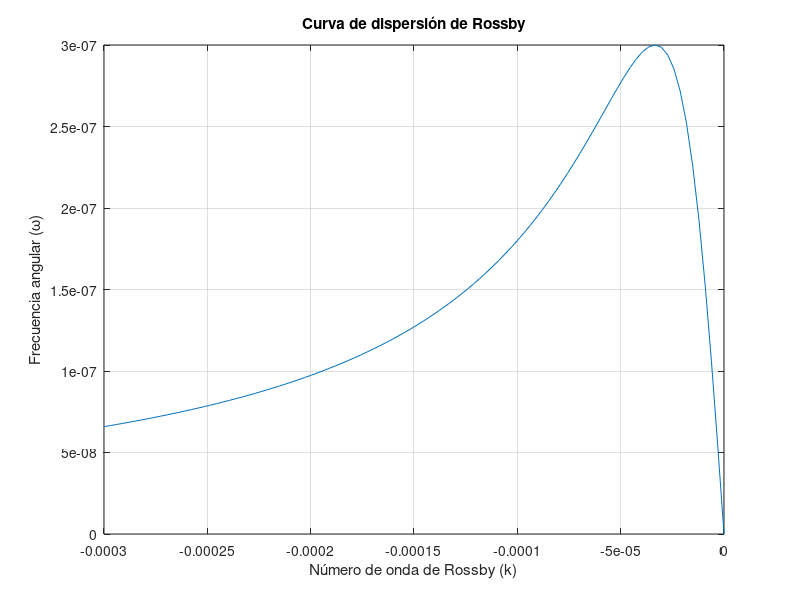
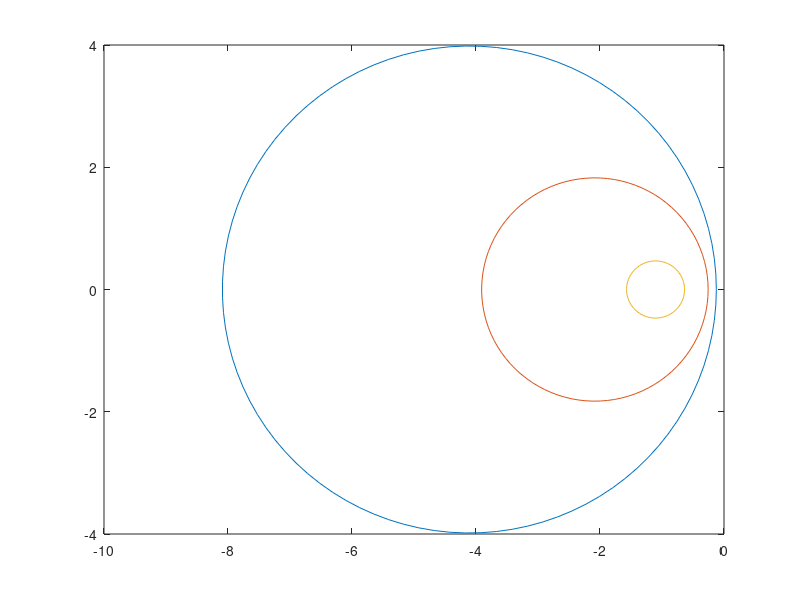

The MATLAB script that drew these images, in order:
% tarea ondas en fluidos
%% datos
beta=2*10^(-11); % [1/sm]
f= 10^(-4); % [1/s]
c= 3; % [m/s]
l=0;
%% curva de dispersion suponiendo l=0
% calculamos radio de rossby
Lr= c/f;

% definimos numero de onda
N = 100; % Número de puntos para graficar

% Rango de valores para el número de onda de Rossby
k = linspace(-0.0003,0, N);

% Calcula la frecuencia angular utilizando la ecuación de dispersión de Rossby
omega = (- beta .* k) ./ (k.^2 + l.^2 + Lr.^(-2));

% Grafica la curva de dispersión de Rossby
figure
plot(k, omega);
xlabel('Número de onda de Rossby (k)');
ylabel('Frecuencia angular (\omega)');
title('Curva de dispersión de Rossby');
grid on;


%% curva de dispersion con circulos
%parametrizamos: x=c+r*cos(theta), y=c+r*sen(theta)
%seleccionamos 3 distintos omega para cada circulo
maxx=max(omega);

omega1=omega(1,11);
omega2=omega(1,57);
omega3=omega(1,93);

%definimos radio
r1= sqrt((beta/(2*omega1))^2-(f/c)^2);
r2= sqrt((beta/(2*omega2))^2-(f/c)^2);
r3= sqrt((beta/(2*omega3))^2-(f/c)^2);

%definimos el angulo theta
theta=linspace(0,2*pi);

%centro del eje x= -beta/2*omega
c1= -beta/(2*omega1);
c2= -beta/(2*omega2);
c3= -beta/(2*omega3);

%centro del eje y=yo
y_0=0;

%reemplazamos en cada ecuacion de la circunsferencia
% x=c+r*cos(theta), y=c+r*sen(theta)
x1= c1+ r1* cos(theta);
y1= y_0 + r1*sin(theta);

x2= c2 + r2*cos(theta);
y2= y_0 + r2*sin(theta);

x3= c3 + r3*cos(theta);
y3= y_0 + r3*sin(theta);

% eje x se define por k*c/f y el eje y= l*c/f, con k=x y l=y
figure
plot(x1*c/f, y1*c/f)
hold on
plot(x2*c/f, y2*c/f)
plot(x3*c/f, y3*c/f)




